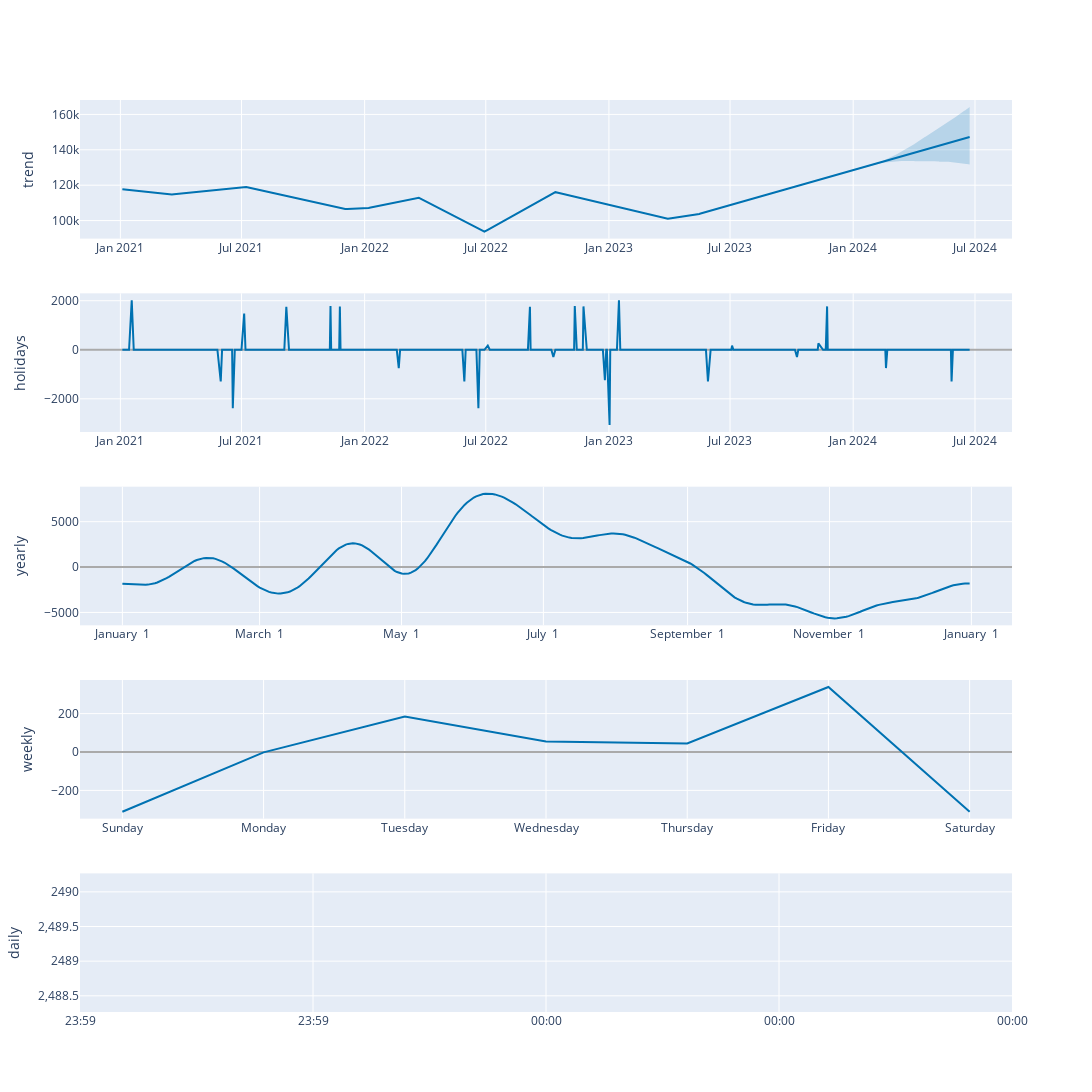

The notebook cell saved with this chart:
### Code cell
plot_components_plotly(m, forecast, figsize=(1200, 300))

### Figure 1 — Plotly figure (JSON) as saved in the notebook; plotly's stock layout.template omitted (floating-point values rounded to 4 significant figures; data arrays with more than 128 entries replaced by an {"elided": "..."} marker saying what was removed)
{"data": [{"line": {"color": "#0072B2", "width": 2}, "mode": "lines", "name": "trend", "type": "scatter", "x": {"elided": "762 str values"}, "xaxis": "x", "y": {"elided": "762 float values"}, "yaxis": "y"}, {"line": {"color": "rgba(0, 114, 178, 0.2)", "width": 0}, "mode": "lines", "name": "trend_upper", "type": "scatter", "x": {"elided": "762 str values"}, "xaxis": "x", "y": {"elided": "762 float values"}, "yaxis": "y"}, {"fill": "tonexty", "fillcolor": "rgba(0, 114, 178, 0.2)", "line": {"color": "rgba(0, 114, 178, 0.2)", "width": 0}, "mode": "lines", "name": "trend_lower", "type": "scatter", "x": {"elided": "762 str values"}, "xaxis": "x", "y": {"elided": "762 float values"}, "yaxis": "y"}, {"line": {"color": "#0072B2", "width": 2}, "mode": "lines", "name": "holidays", "text": {"elided": "762 str values"}, "type": "scatter", "x": {"elided": "762 str values"}, "xaxis": "x2", "y": {"elided": "762 float values"}, "yaxis": "y2"}, {"line": {"color": "#0072B2", "width": 2}, "mode": "lines", "name": "yearly", "type": "scatter", "x": {"elided": "365 str values"}, "xaxis": "x3", "y": {"elided": "365 float values"}, "yaxis": "y3"}, {"line": {"color": "#0072B2", "width": 2}, "mode": "lines", "name": "weekly", "type": "scatter", "x": ["2017-01-01T00:00:00", "2017-01-02T00:00:00", "2017-01-03T00:00:00", "2017-01-04T00:00:00", "2017-01-05T00:00:00", "2017-01-06T00:00:00", "2017-01-07T00:00:00"], "xaxis": "x4", "y": [-311.2, -1.788, 185.5, 55.15, 44.62, 338.9, -311.2], "yaxis": "y4"}, {"line": {"color": "#0072B2", "width": 2}, "mode": "lines", "name": "daily", "type": "scatter", "x": ["2017-01-01T00:00:00"], "xaxis": "x5", "y": [2489.0], "yaxis": "y5"}], "layout": {"height": 1500, "showlegend": false, "width": 1200, "xaxis": {"anchor": "y", "domain": [0, 1], "range": ["2020-11-01T16:48:00", "2024-08-25T07:12:00"], "type": "date"}, "xaxis2": {"anchor": "y2", "domain": [0, 1], "range": ["2020-11-01T16:48:00", "2024-08-25T07:12:00"], "type": "date"}, "xaxis3": {"anchor": "y3", "domain": [0, 1], "range": ["2016-12-13T18:54:02.958904115", "2018-01-18T11:04:57.863013581"], "tickformat": "%B %e", "type": "date"}, "xaxis4": {"anchor": "y4", "domain": [0, 1], "range": ["2016-12-31T16:48:00", "2017-01-07T07:12:00"], "tickformat": "%A", "type": "date"}, "xaxis5": {"anchor": "y5", "domain": [0, 1], "range": ["2017-01-01T00:00:00", "2017-01-01T00:00:00"], "tickformat": "%H:%M", "type": "date"}, "yaxis": {"anchor": "x", "domain": [0.848, 1], "rangemode": "normal", "title": {"text": "trend"}, "zerolinecolor": "#AAA"}, "yaxis2": {"anchor": "x2", "domain": [0.636, 0.788], "rangemode": "tozero", "title": {"text": "holidays"}, "zerolinecolor": "#AAA"}, "yaxis3": {"anchor": "x3", "domain": [0.424, 0.576], "title": {"text": "yearly"}, "zerolinecolor": "#AAA"}, "yaxis4": {"anchor": "x4", "domain": [0.212, 0.364], "title": {"text": "weekly"}, "zerolinecolor": "#AAA"}, "yaxis5": {"anchor": "x5", "domain": [0, 0.152], "title": {"text": "daily"}, "zerolinecolor": "#AAA"}}}
